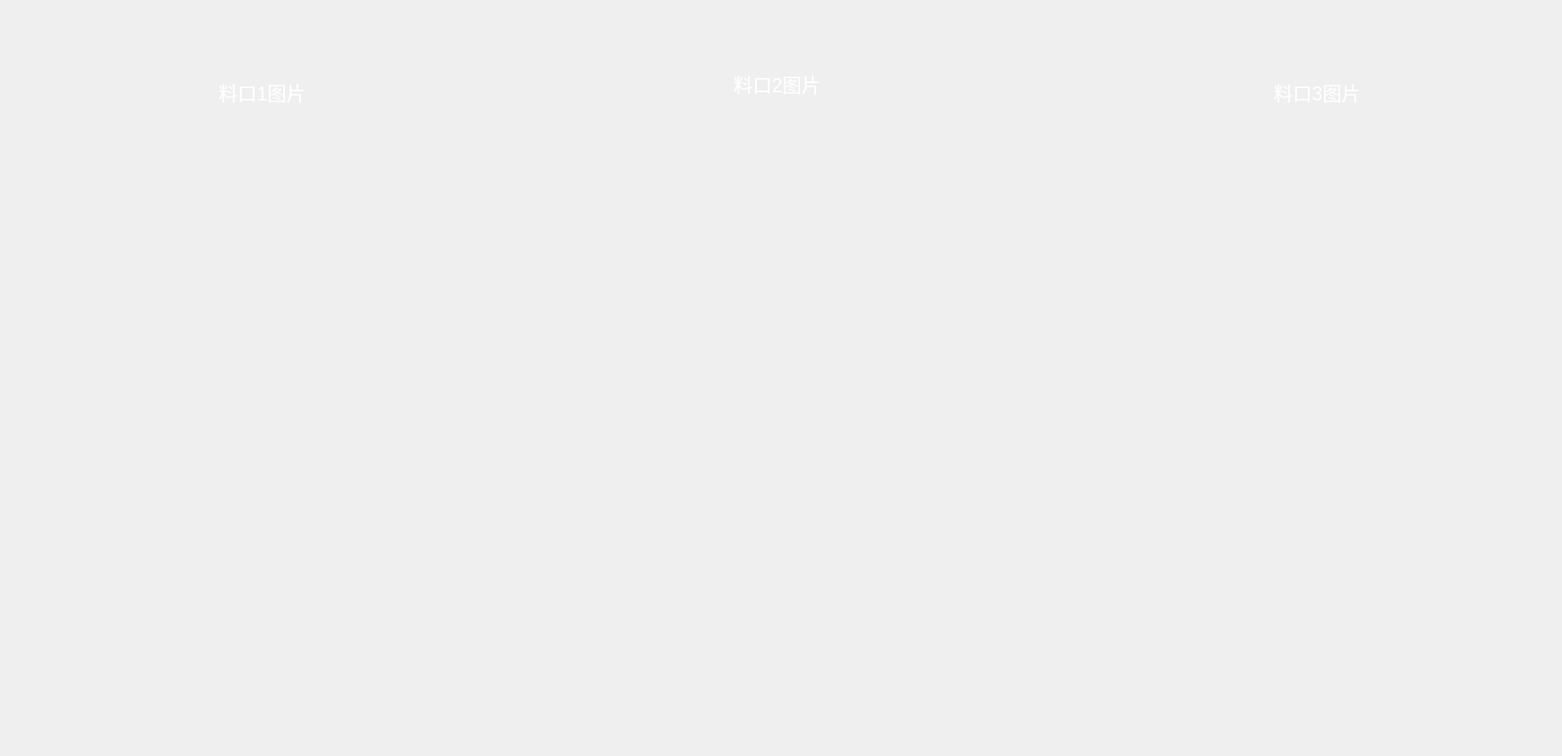
<?xml version="1.0" encoding="UTF-8"?>
<ui version="4.0">
 <class>Image</class>
 <widget class="QWidget" name="Image">
  <property name="geometry">
   <rect>
    <x>0</x>
    <y>0</y>
    <width>1880</width>
    <height>910</height>
   </rect>
  </property>
  <property name="windowTitle">
   <string>Form</string>
  </property>
  <widget class="QWidget" name="widget_images" native="true">
   <property name="geometry">
    <rect>
     <x>0</x>
     <y>0</y>
     <width>1880</width>
     <height>910</height>
    </rect>
   </property>
   <property name="styleSheet">
    <string notr="true">QWidget#widget_images{border-image: url(:/resource/shuikoushan/清理前后-拍照-背景.png);
}
</string>
   </property>
   <widget class="QLabel" name="label_text_hole_1">
    <property name="geometry">
     <rect>
      <x>240</x>
      <y>90</y>
      <width>151</width>
      <height>41</height>
     </rect>
    </property>
    <property name="font">
     <font>
      <pointsize>17</pointsize>
     </font>
    </property>
    <property name="styleSheet">
     <string notr="true">color: rgb(255, 255, 255);background:transparent;</string>
    </property>
    <property name="text">
     <string>料口1图片</string>
    </property>
    <property name="alignment">
     <set>Qt::AlignCenter</set>
    </property>
   </widget>
   <widget class="QLabel" name="label_text_hole_2">
    <property name="geometry">
     <rect>
      <x>860</x>
      <y>80</y>
      <width>151</width>
      <height>41</height>
     </rect>
    </property>
    <property name="font">
     <font>
      <pointsize>17</pointsize>
     </font>
    </property>
    <property name="styleSheet">
     <string notr="true">color: rgb(255, 255, 255);background:transparent;</string>
    </property>
    <property name="text">
     <string>料口2图片</string>
    </property>
    <property name="alignment">
     <set>Qt::AlignCenter</set>
    </property>
   </widget>
   <widget class="QLabel" name="label_text_hole_3">
    <property name="geometry">
     <rect>
      <x>1510</x>
      <y>90</y>
      <width>151</width>
      <height>41</height>
     </rect>
    </property>
    <property name="font">
     <font>
      <pointsize>17</pointsize>
     </font>
    </property>
    <property name="styleSheet">
     <string notr="true">color: rgb(255, 255, 255);background:transparent;</string>
    </property>
    <property name="text">
     <string>料口3图片</string>
    </property>
    <property name="alignment">
     <set>Qt::AlignCenter</set>
    </property>
   </widget>
   <widget class="QLabel" name="label_image_hole_1">
    <property name="geometry">
     <rect>
      <x>60</x>
      <y>230</y>
      <width>551</width>
      <height>331</height>
     </rect>
    </property>
    <property name="styleSheet">
     <string notr="true">QWidget#label_image_hole_1{border-image: url(:/resource/shuikoushan/清理前后-拍照-背景.png);
}
</string>
    </property>
    <property name="text">
     <string/>
    </property>
   </widget>
   <widget class="QLabel" name="label_image_hole_2">
    <property name="geometry">
     <rect>
      <x>670</x>
      <y>230</y>
      <width>551</width>
      <height>331</height>
     </rect>
    </property>
    <property name="styleSheet">
     <string notr="true">QWidget#label_image_hole_2
{border-image: url(:/resource/shuikoushan/清理前后-拍照-背景.png);
}</string>
    </property>
    <property name="text">
     <string/>
    </property>
   </widget>
   <widget class="QLabel" name="label_image_hole_3">
    <property name="geometry">
     <rect>
      <x>1270</x>
      <y>230</y>
      <width>551</width>
      <height>331</height>
     </rect>
    </property>
    <property name="styleSheet">
     <string notr="true">QWidget#label_image_hole_3
{border-image: url(:/resource/shuikoushan/清理前后-拍照-背景.png);
}</string>
    </property>
    <property name="text">
     <string/>
    </property>
   </widget>
  </widget>
 </widget>
 <resources/>
 <connections/>
</ui>
